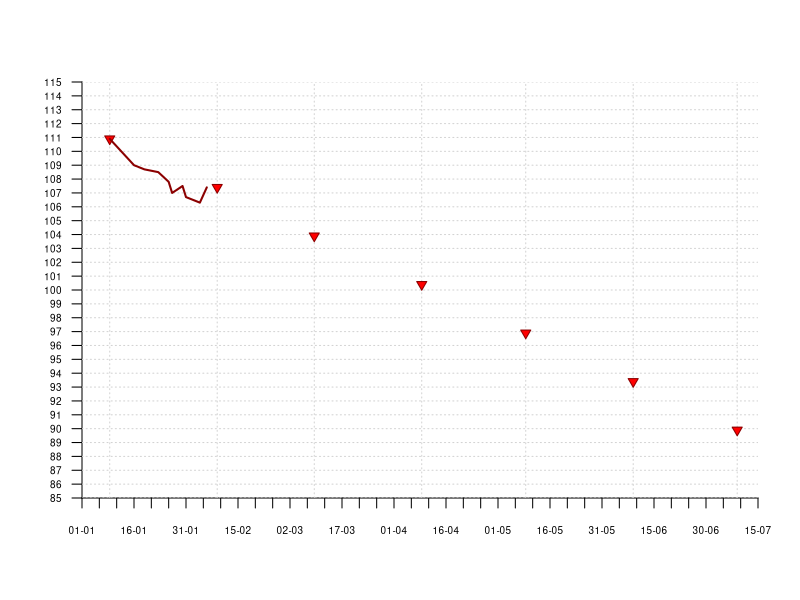

Write R code to recreate this figure.
dates <- as.Date(c("2017-01-09",
                   "2017-01-16",
                   "2017-01-19",
                   "2017-01-23",
                   "2017-01-26",
                   "2017-01-27",
                   "2017-01-30",
                   "2017-01-31",
                   "2017-02-04",
                   "2017-02-06"))

vals <- c(110.9,
          109.0,
          108.7,
          108.5,
          107.8,
          107.0,
          107.5,
          106.7,
          106.3,
          107.4)

plot(dates,
     vals,
     col="black",
     pch=3,
     type="n",
     xaxt="n",
     yaxt="n",
     xaxs="i",
     yaxs="i",
     xlab="",
     ylab="",
     bty="n",
     ylim=c(85,115),
     xlim=as.Date(c("2017-01-01",
                    "2017-07-15")))

xdts <- seq(as.Date(c("2017-01-01")),
        as.Date(c("2017-07-15")),
        by=5)
xlbls <- format(xdts,
                format="%d-%m")
axis(1, 
     at=xdts,
     labels=xlbls,
     las=1,
     cex.axis=0.6)

axis(2, 
     at=seq(85,
            115,
            by=1),
     las=0.5,
     cex.axis=0.6,
     las=2)

abline(h=seq(85,
             115,
             by=1),
       col="lightgrey",
       lty=3)

abline(v=as.Date(c("2017-01-09", "2017-02-09", "2017-03-09", "2017-04-09", "2017-05-09", "2017-06-09", "2017-07-09")),
       col="lightgrey",
       lty=3)

dts <- as.Date(c("2017-01-09","2017-02-09","2017-03-09","2017-04-09","2017-05-09","2017-06-09","2017-07-09"),
                 "%Y-%m-%d")
lbls <- format(dts, format="%d.%m")

points(dts,
       c(110.9, 107.4, 103.9, 100.4, 96.9, 93.4, 89.9),
       pch=25,
       cex=1,
       col="darkred",
       bg="red")

lines(dates,
      vals,
      lwd=2,
      col="darkred")
